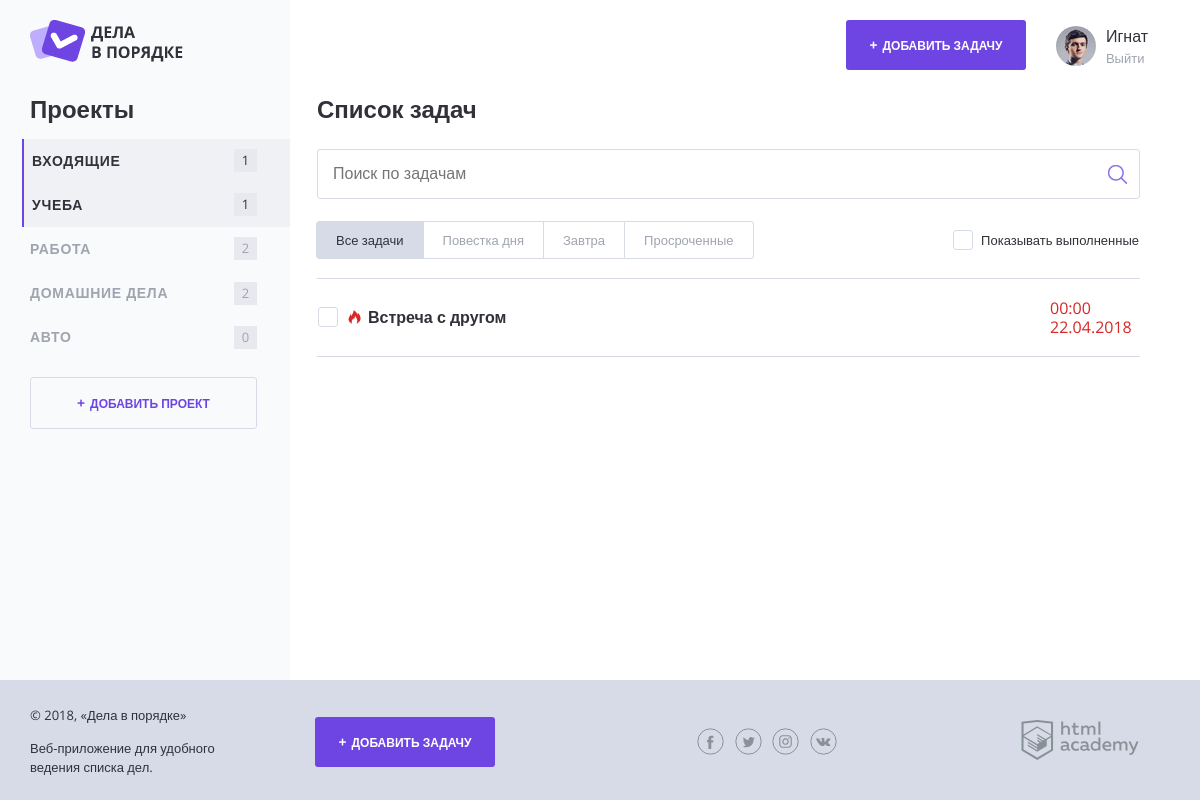
/index.php?project_id=1&all_tasks (signed in), run on the app's committed database.
### tables this page shows
CREATE TABLE `projects` (
    `id` INT AUTO_INCREMENT PRIMARY KEY,
    `name` CHAR(64),
    `user_id` INT,
    FOREIGN KEY (`user_id`) REFERENCES `users`(`id`)
        ON UPDATE CASCADE
        ON DELETE RESTRICT
);

CREATE TABLE `tasks` (
    `id` INT AUTO_INCREMENT PRIMARY KEY,
    `creation_date` DATE,
    `completion_date` DATE,
    `name` CHAR(64),
    `file` CHAR(128),
    `term_date` DATETIME DEFAULT NULL,
    `project_id` INT DEFAULT NULL,
    `user_id` INT NOT NULL,
    FOREIGN KEY (`project_id`) REFERENCES `projects`(`id`)
        ON UPDATE CASCADE
        ON DELETE RESTRICT,
    FOREIGN KEY (`user_id`) REFERENCES `users`(`id`)
        ON UPDATE CASCADE
        ON DELETE RESTRICT
);

### functions.php (called while the page is built, shortened)
<?php
function getFilteredTasks(array $userTasks, int $userId, int $selectedProjectId): array
{
    $filteredTasks = [];
    if (isset($_GET["all_tasks"])) {
        $filteredTasks = getTasksListByProjectId($userTasks, $userId, $selectedProjectId);
    }
    return $filteredTasks;
}
function getHoursCountTillTheDate($date)
{
    if ($date !== null) {
        $ts = time();
        $endTs = strtotime($date);
        $tsDiff = $endTs - $ts;
        $hoursUntilEnd = floor($tsDiff / SECS_IN_HOUR);
        return $hoursUntilEnd;
    }
}
function getProjectsListForUser($databaseLink, int $userId)
{
    $projectsList = [];
    $sql = "
        SELECT
            `name`,
            `id`
        FROM
            `projects`
        WHERE
            `user_id` = $userId
    ";
    if ($res = mysqli_query($databaseLink, $sql)) {
        $projectsList = mysqli_fetch_all($res, MYSQLI_ASSOC);
    }
    return $projectsList;
}
function getTasksCountByProjectName(string $projectName = DEFAULT_PROJECT, array $tasks = []): int
{
    $result = 0;
    foreach ($tasks as $task) {
        if ($projectName == $task["project_name"] || ($projectName == DEFAULT_PROJECT && empty($task["project_name"]))) {
            $result++;
        }
    }
    return $result;
}
function getTasksListByProjectId(array $userTasks, int $userId, int $projectId): array
{
    $tasksByProject = [];
    if ($projectId == $userId) {
        $tasksByProject = array_filter(
            $userTasks,
            function ($task) use ($projectId) {
                return $task["project_id"] == null;
            }
        );
    }
    return $tasksByProject;
}
function getTasksListForUser($databaseLink, $userId)
{
    $sql = "
        SELECT
            `tasks`.*,
            `projects`.`name` `project_name`
        FROM
            `tasks`
        LEFT  JOIN
            `projects` ON `tasks`.`project_id` = `projects`.`id`
        WHERE
            `tasks`.`user_id` = '$userId'
        ORDER BY
            `creation_date` DESC
    ";
    if ($res = mysqli_query($databaseLink, $sql)) {
        $tasks = mysqli_fetch_all($res, MYSQLI_ASSOC);
    }
    foreach ($tasks as $i => $task) {
        if ($task["term_date"] !== null) {
            $tasks[$i]["term_date"] = date("H:i d.m.Y", strtotime($task["term_date"]));
        }
    }
    return $tasks;
}
function includeTemplate(string $template, array $data = []): string
{
    if (file_exists($template)) {
        extract($data);
        require $template;
        $html = ob_get_contents();
    }
    return $html;
}

### data.php (called while the page is built)
<?php
$userId = $_SESSION["user"]["id"];
$projects = getProjectsListForUser($link, $userId);
$projects = array_merge([["name" => "Входящие", "id" => $userId]], $projects);
$tasks = getTasksListForUser($link, $userId);

### enter.php (called while the page is built, shortened)
<?php
$autorizationPopup = includeTemplate("templates/auth_form.php");

### templates/layout.php (the view, shortened to what this page needs)
<!DOCTYPE html>
<html lang="ru">
<head>
    <link rel="stylesheet" href="css/normalize.css">
    <link rel="stylesheet" href="css/style.css">
    <link rel="stylesheet" href="css/flatpickr.min.css">
</head>
<body class="<?= isset($errors) ? "overlay" : "" ?>
 <?= isset($_SESSION["user"]) || isset($_GET["signup"]) ? "" : "body-background" ?>">
<div class="page-wrapper">
    <div class="container <?= isset($_SESSION["user"]) ? "container--with-sidebar" : ""; ?>
    <?= isset($_GET["signup"]) ? "container--with-sidebar" : ""; ?>">
        <?php if (isset($_SESSION["user"])): ?>
            <header class="main-header">
                <a href="#">
                    <img src="img/logo.png" width="153" height="42" alt="Логотип Дела в порядке">
                </a>
                <div class="main-header__side">
                    <a class="main-header__side-item button button--plus open-modal" href="javascript:;"
                       target="task_add">Добавить задачу</a>
                    <div class="main-header__side-item user-menu">
                        <div class="user-menu__image">
                            <img src="img/user-pic.jpg" width="40" height="40" alt="Пользователь">
                        </div>
                        <div class="user-menu__data">
                            <p><?= htmlspecialchars($_SESSION["user"]["name"]); ?></p>
                            <a href="index.php?logout">Выйти</a>
                        </div>
                    </div>
                </div>
            </header>
        <?php endif; ?>
        <div class="content">
            <?php if (isset($_SESSION["user"])): ?>
                <section class="content__side">
                    <h2 class="content__side-heading">Проекты</h2>
                    <nav class="main-navigation">
                        <ul class="main-navigation__list">
                            <?php foreach ($projects as $item): ?>
                                <li class="main-navigation__list-item
                                <?= $item["id"] == $selectedProjectId ? "main-navigation__list-item--active" : ""; ?>">
                                    <a class="main-navigation__list-item-link"
                                       href="index.php?project_id=<?= $item["id"] ?>&all_tasks"><?= htmlspecialchars($item["name"]); ?></a>
                                    <span class="main-navigation__list-item-count"><?= getTasksCountByProjectName($item["name"],
                                            $tasks); ?></span>
                                </li>
                            <?php endforeach; ?>
                        </ul>
                    </nav>
                    <a class="button button--transparent button--plus content__side-button open-modal"
                       href="javascript:;" target="project_add">Добавить проект</a>
                </section>
            <?php endif; ?>
            <?= $content; ?>
        </div>
    </div>
</div>
<footer class="main-footer">
    <div class="container">
        <div class="main-footer__copyright">
            <p>© 2018, «Дела в порядке»</p>
            <p>Веб-приложение для удобного ведения списка дел.</p>
        </div>
        <a class="main-footer__button button button--plus open-modal" target="task_add"
           href="javascript:;">Добавить задачу</a>
        <div class="main-footer__social social">
            <a class="social__link social__link--facebook" href="#">Facebook
            </a>
            <a class="social__link social__link--twitter" href="#">Twitter
            </a>
            <a class="social__link social__link--instagram" href="#">Instagram
            </a>
            <a class="social__link social__link--vkontakte" href="#">Вконтакте
            </a>
        </div>
        <div class="main-footer__developed-by">
            <a href="https://htmlacademy.ru/intensive/php">
                <img src="img/htmlacademy.svg" alt="HTML Academy" width="118" height="40">
            </a>
        </div>
    </div>
</footer>
</body>
</html>

### templates/index.php (shortened to what this page needs)
<main class="content__main">
    <h2 class="content__main-heading">Список задач</h2>
    <form class="search-form" action="index.html" method="post">
        <input class="search-form__input" type="text" name="" value="" placeholder="Поиск по задачам">
        <input class="search-form__submit" type="submit" name="" value="Искать">
    </form>
    <div class="tasks-controls">
        <nav class="tasks-switch">
            <a href="index.php?project_id=<?= $selectedProjectId ?>&all_tasks"
               class="tasks-switch__item <?= isset($_GET["all_tasks"]) ? "tasks-switch__item--active" : ""; ?>">Все
                задачи</a>
            <a href="index.php?project_id=<?= $selectedProjectId ?>&today_tasks"
               class="tasks-switch__item <?= isset($_GET["today_tasks"]) ? "tasks-switch__item--active" : ""; ?>">Повестка
                дня</a>
            <a href="index.php?project_id=<?= $selectedProjectId ?>&tomorrow_tasks"
               class="tasks-switch__item <?= isset($_GET["tomorrow_tasks"]) ? "tasks-switch__item--active" : ""; ?>">Завтра</a>
            <a href="index.php?project_id=<?= $selectedProjectId ?>&overdue_tasks"
               class="tasks-switch__item <?= isset($_GET["overdue_tasks"]) ? "tasks-switch__item--active" : ""; ?>">Просроченные</a>
        </nav>
        <label class="checkbox">
            <span class="checkbox__text">Показывать выполненные</span>
        </label>
    </div>
    <table class="tasks">
        <?php if (isset($tasksByProject)): ?>
            <?php foreach ($tasksByProject as $key => $item): ?>
                <tr class="tasks__item task <?= $item["completion_date"] !== null ? "task--completed" : ""; ?>
        <?= getHoursCountTillTheDate($item["term_date"]) <= 24 && $item["term_date"] !== null ? "task--important" : ""; ?>">
                    <?php if ($_COOKIE["showCompleteTasks"] == 0 && $item["completion_date"] == null): ?>
                        <td class="task__select">
                            <label class="checkbox task__checkbox">
                                <span class="checkbox__text"><?= htmlspecialchars($item["name"]); ?></span>
                            </label>
                        </td>
                        <td class="task__file">
                        </td>
                        <td class="task__date"><?= htmlspecialchars($item["term_date"]); ?></td>
                    <?php endif; ?>
                </tr>
            <?php endforeach; ?>
        <?php endif; ?>
    </table>
</main>

### index.php (shortened to what this page needs)
<?php
require_once "init.php";
require_once "functions.php";
require_once "enter.php";
if (isset($_GET["signup"])) {
    $content = includeTemplate("templates/register.php");
    include "signup.php";
} else {
    if (isset($_SESSION["user"])) {
        include "data.php";
        $formPopup = includeTemplate("templates/form.php", ["projects" => $projects]);
        $projectPopup = includeTemplate("templates/project.php");
        if (!$link) {
            $error = mysqli_connect_error();
            $content = includeTemplate("templates/error.php", ["error" => $error]);
        } else {
            $selectedProjectId = isset($_GET["project_id"]) ? intval($_GET["project_id"]) : $userId;
            $existsProjects = array_filter(
                $projects,
                function ($project) use ($selectedProjectId) {
                    return $project["id"] == $selectedProjectId;
                }
            );
            if (empty($existsProjects)) {
                $content = includeTemplate("templates/error.php", ["error" => "Проект не найден"]);
            } else {
                $filteredTasks = getFilteredTasks($tasks, $userId, $selectedProjectId);
                $content = includeTemplate(
                    "templates/index.php",
                    [
                        "tasksByProject" => $filteredTasks,
                        "selectedProjectId" => $selectedProjectId
                    ]
                );
            }
        }
    } else {
        $content = includeTemplate("templates/guest.php");
    }
}
$layoutContentParameters = [
    "content" => $content,
    "title" => "Дела в порядке",
    "autorizationPopup" => $autorizationPopup
];
isset($errors) ? $layoutContentParameters = array_merge(["errors" => $errors], $layoutContentParameters) : "";
isset($formPopup) ? $layoutContentParameters = array_merge(["formPopup" => $formPopup], $layoutContentParameters) : "";
isset($projects) ? $layoutContentParameters = array_merge(["projects" => $projects], $layoutContentParameters) : "";
isset($tasks) ? $layoutContentParameters = array_merge(["tasks" => $tasks], $layoutContentParameters) : "";
isset($selectedProjectId) ? $layoutContentParameters = array_merge(["selectedProjectId" => $selectedProjectId],
    $layoutContentParameters) : "";
isset($projectPopup) ? $layoutContentParameters = array_merge(["projectPopup" => $projectPopup],
    $layoutContentParameters) : "";
$layoutContent = includeTemplate("templates/layout.php", $layoutContentParameters);
print($layoutContent);

### data on the page
projects: name "УЧЕБА", name "1"
projects: name "РАБОТА", name "2"
projects: name "ДОМАШНИЕ ДЕЛА", name "2"
projects: name "АВТО", name "0"
tasks: name "Встреча с другом", term_date "00:00 22.04.2018"

### other printed values
$_SESSION["user"]["name"] "Игнат"
$item["name"] "ВХОДЯЩИЕ"
